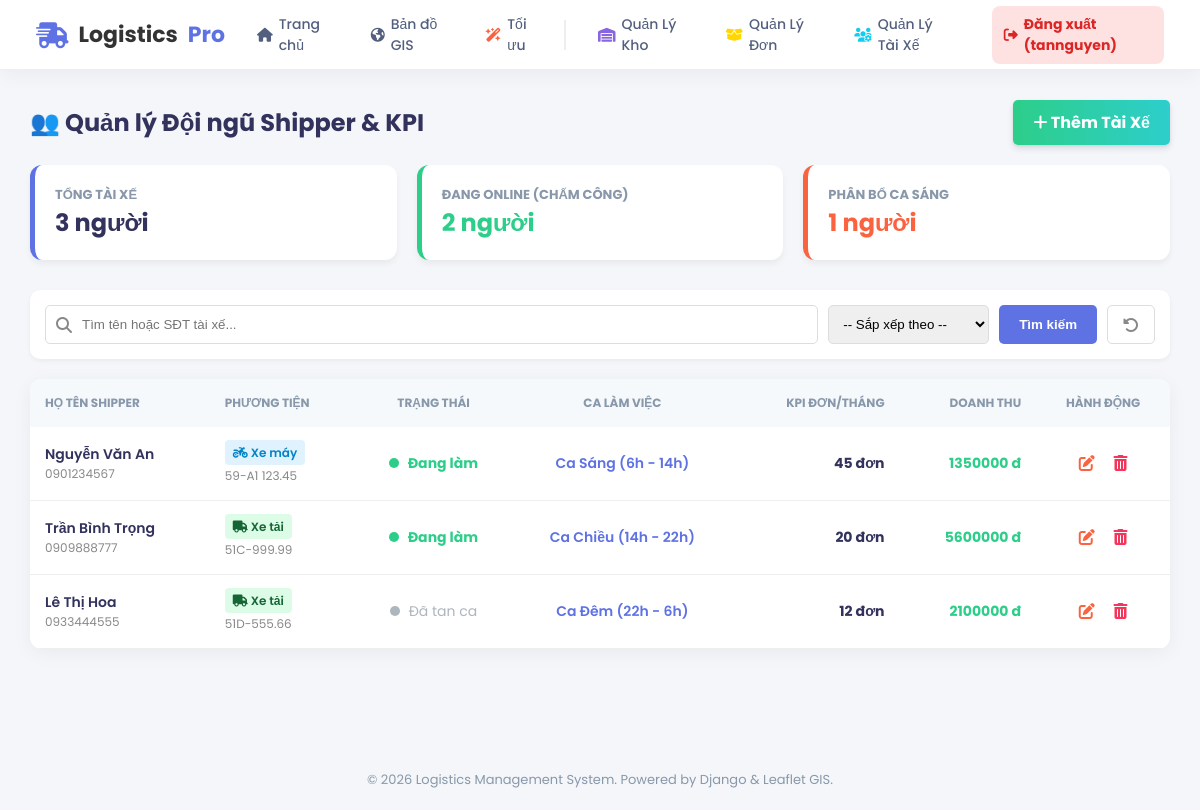
Page /quan-ly-tai-xe/ (signed in) on the committed database.
### core/models.py (models this page shows, shortened)
class TaiXe(models.Model):
    ten_tai_xe = models.CharField(max_length=100)
    sdt = models.CharField(max_length=15)
    bien_so = models.CharField(max_length=20)
    loai_xe = models.CharField(max_length=50, choices=[
        ('Xe máy', 'Xe máy'),
        ('Xe tải', 'Xe tải'),
        ('Xe bán tải', 'Xe bán tải')
    ])
    trang_thai = models.CharField(max_length=20, default='Sẵn sàng')
    CA_LAM_CHOICES = [
        ('SANG', 'Ca Sáng (6h - 14h)'),
        ('CHIEU', 'Ca Chiều (14h - 22h)'),
        ('DEM', 'Ca Đêm (22h - 6h)'),
    ]
    ca_lam_viec = models.CharField(max_length=10, choices=CA_LAM_CHOICES, default='SANG', verbose_name="Ca làm việc")
    dang_lam_viec = models.BooleanField(default=False, verbose_name="Đang Online (Chấm công)")
    tong_don_thang_nay = models.IntegerField(default=0, verbose_name="KPI Số đơn/Tháng")
    doanh_thu_tich_luy = models.DecimalField(max_digits=15, decimal_places=0, default=0, verbose_name="Doanh thu tích lũy")

### core/views.py (the view)
# urls.py: path('quan-ly-tai-xe/', views.quan_ly_tai_xe, name='quan_ly_tai_xe'),
@login_required(login_url='core:login')
def quan_ly_tai_xe(request):
    ds_tai_xe = TaiXe.objects.all()
    query = request.GET.get('q')
    if query:
        ds_tai_xe = ds_tai_xe.filter(
            Q(ten_tai_xe__icontains=query) |
            Q(sdt__icontains=query)
        )
    sort_by = request.GET.get('sort')
    if sort_by == 'ten_az':
        ds_tai_xe = ds_tai_xe.order_by('ten_tai_xe')
    elif sort_by == 'kpi_cao':
        ds_tai_xe = ds_tai_xe.order_by('-tong_don_thang_nay') # Cao xuống thấp
    elif sort_by == 'luong_cao':
        ds_tai_xe = ds_tai_xe.order_by('-doanh_thu_tich_luy')
    tong_so = ds_tai_xe.count()
    online = ds_tai_xe.filter(dang_lam_viec=True).count()
    ca_sang = ds_tai_xe.filter(ca_lam_viec='SANG').count()
    context = {
        'ds_tai_xe': ds_tai_xe,
        'tong_so_tx': tong_so,
        'dang_online': online,
        'ca_sang': ca_sang,
    }
    return render(request, 'driver_manager.html', context)

### templates/driver_manager.html (shortened to what this page needs)
{% extends "base.html" %}
{% load static %}
{% block content %}
<div style="padding: 30px; max-width: 1200px; margin: 0 auto;">
    <div style="display: flex; justify-content: space-between; align-items: center; margin-bottom: 20px;">
        <h2 style="color: #32325d; margin: 0;">👥 Quản lý Đội ngũ Shipper & KPI</h2>
        <a href="{% url 'core:them_tai_xe' %}" style="background: linear-gradient(87deg, #2dce89 0, #2dcecc 100%) !important; color: white; padding: 10px 20px; text-decoration: none; border-radius: 5px; font-weight: bold; box-shadow: 0 4px 6px rgba(50,50,93,.11), 0 1px 3px rgba(0,0,0,.08); transition: all .15s ease;">
            <i class="fa-solid fa-plus"></i> Thêm Tài Xế
        </a>
    </div>
    <div style="display: flex; gap: 20px; margin-bottom: 30px;">
        <div style="flex: 1; background: white; padding: 20px; border-radius: 12px; box-shadow: 0 4px 6px rgba(0,0,0,0.05); border-left: 5px solid #5e72e4;">
            <div style="color: #8898aa; font-size: 13px; font-weight: bold;">TỔNG TÀI XẾ</div>
            <div style="font-size: 24px; font-weight: bold; color: #32325d;">{{ tong_so_tx }} người</div>
        </div>
        <div style="flex: 1; background: white; padding: 20px; border-radius: 12px; box-shadow: 0 4px 6px rgba(0,0,0,0.05); border-left: 5px solid #2dce89;">
            <div style="color: #8898aa; font-size: 13px; font-weight: bold;">ĐANG ONLINE (CHẤM CÔNG)</div>
            <div style="font-size: 24px; font-weight: bold; color: #2dce89;">{{ dang_online }} người</div>
        </div>
        <div style="flex: 1; background: white; padding: 20px; border-radius: 12px; box-shadow: 0 4px 6px rgba(0,0,0,0.05); border-left: 5px solid #fb6340;">
            <div style="color: #8898aa; font-size: 13px; font-weight: bold;">PHÂN BỔ CA SÁNG</div>
            <div style="font-size: 24px; font-weight: bold; color: #fb6340;">{{ ca_sang }} người</div>
        </div>
    </div>
    <form method="GET" style="display: flex; gap: 10px; margin-bottom: 20px; background: white; padding: 15px; border-radius: 10px; box-shadow: 0 2px 5px rgba(0,0,0,0.05);">
        <div style="flex: 1; display: flex; align-items: center; border: 1px solid #ddd; border-radius: 5px; padding: 0 10px;">
            <i class="fa-solid fa-magnifying-glass" style="color: #888;"></i>
            <input type="text" name="q" placeholder="Tìm tên hoặc SĐT tài xế..." value="{{ request.GET.q|default:'' }}"
                   style="border: none; outline: none; padding: 10px; width: 100%;">
        </div>
        <select name="sort" onchange="this.form.submit()" style="padding: 10px; border: 1px solid #ddd; border-radius: 5px; cursor: pointer;">
            <option value="">-- Sắp xếp theo --</option>
        </select>
        <button type="submit" style="background: #5e72e4; color: white; border: none; padding: 10px 20px; border-radius: 5px; cursor: pointer; font-weight: bold;">
            Tìm kiếm
        </button>
        <a href="{% url 'core:quan_ly_tai_xe' %}" title="Xóa bộ lọc" style="display: flex; align-items: center; justify-content: center; text-decoration: none; color: #888; padding: 0 15px; border: 1px solid #ddd; border-radius: 5px;">
            <i class="fa-solid fa-rotate-left"></i>
        </a>
    </form>
    <div style="background: white; border-radius: 12px; box-shadow: 0 4px 20px rgba(0,0,0,0.05); overflow: hidden;">
        <table style="width: 100%; border-collapse: collapse;">
            <thead style="background: #f6f9fc; color: #8898aa; font-size: 12px; text-transform: uppercase;">
                <tr>
                    <th style="padding: 15px; text-align: left;">Họ tên Shipper</th>
                    <th style="padding: 15px; text-align: left;">Phương tiện</th>
                    <th style="padding: 15px; text-align: center;">Trạng thái</th>
                    <th style="padding: 15px; text-align: center;">Ca làm việc</th>
                    <th style="padding: 15px; text-align: right;">KPI Đơn/Tháng</th>
                    <th style="padding: 15px; text-align: right;">Doanh thu</th>
                    <th style="padding: 15px; text-align: center;">Hành động</th> </tr>
            </thead>
            <tbody style="font-size: 14px; color: #525f7f;">
                {% for tx in ds_tai_xe %}
                <tr style="border-bottom: 1px solid #eee; transition: background 0.2s;">
                    <td style="padding: 15px;">
                        <div style="font-weight: 600; color: #32325d;">{{ tx.ten_tai_xe }}</div>
                        <div style="font-size: 12px; color: #888;">{{ tx.sdt }}</div>
                    </td>
                    <td style="padding: 15px;">
                        {% if "Xe máy" in tx.loai_xe %}
                            <span style="background: #e0f2fe; color: #0284c7; padding: 4px 8px; border-radius: 4px; font-size: 12px; font-weight: 600;">
                                <i class="fa-solid fa-motorcycle"></i> Xe máy
                            </span>
                        {% else %}
                            <span style="background: #dcfce7; color: #166534; padding: 4px 8px; border-radius: 4px; font-size: 12px; font-weight: 600;">
                                <i class="fa-solid fa-truck"></i> Xe tải
                            </span>
                        {% endif %}
                        <div style="font-size: 12px; color: #888; margin-top: 4px;">{{ tx.bien_so }}</div>
                    </td>
                    <td style="padding: 15px; text-align: center;">
                        {% if tx.dang_lam_viec %}
                            <span style="display: inline-block; width: 10px; height: 10px; background: #2dce89; border-radius: 50%; margin-right: 5px;"></span>
                            <span style="color: #2dce89; font-weight: bold;">Đang làm</span>
                        {% else %}
                            <span style="display: inline-block; width: 10px; height: 10px; background: #adb5bd; border-radius: 50%; margin-right: 5px;"></span>
                            <span style="color: #adb5bd;">Đã tan ca</span>
                        {% endif %}
                    </td>
                    <td style="padding: 15px; text-align: center;">
                        <span style="font-weight: 600; color: #5e72e4;">{{ tx.get_ca_lam_viec_display }}</span>
                    </td>
                    <td style="padding: 15px; text-align: right; font-weight: bold; color: #32325d;">
                        {{ tx.tong_don_thang_nay }} đơn
                    </td>
                    <td style="padding: 15px; text-align: right; color: #2dce89; font-weight: bold;">
                        {{ tx.doanh_thu_tich_luy }} đ
                    </td>
                    <td style="padding: 15px; text-align: center;">
                        <a href="{% url 'core:sua_tai_xe' tx.id %}" title="Sửa thông tin"
                           style="color: #fb6340; margin-right: 15px; font-size: 16px; transition: transform 0.2s; display: inline-block;">
                            <i class="fa-solid fa-pen-to-square"></i>
                        </a>
                        <a href="{% url 'core:xoa_tai_xe' tx.id %}" title="Xóa tài xế"
                           onclick="return confirm('⚠️ CẢNH BÁO:\nBạn có chắc chắn muốn xóa tài xế {{ tx.ten_tai_xe }}?\nDữ liệu sẽ không thể khôi phục!')"
                           style="color: #f5365c; font-size: 16px; transition: transform 0.2s; display: inline-block;">
                            <i class="fa-solid fa-trash-can"></i>
                        </a>
                    </td>
                </tr>
                {% endfor %}
            </tbody>
        </table>
    </div>
</div>
{% endblock %}

### templates/base.html (shortened to what this page needs)
{% load static %}
<!DOCTYPE html>
<html lang="vi">
<head>
    <link rel="stylesheet" href="https://cdnjs.cloudflare.com/ajax/libs/font-awesome/6.4.0/css/all.min.css">
</head>
<body>
    <nav class="navbar">
        <a href="{% url 'core:home' %}" class="nav-brand">
            <i class="fa-solid fa-truck-fast"></i>
            Logistics<span style="color: #5e72e4;">Pro</span>
        </a>
        <ul class="nav-links">
            <li class="nav-item">
                <a href="{% url 'core:home' %}">
                    <i class="fa-solid fa-house"></i> Trang chủ
                </a>
            </li>
            <li class="nav-item">
                <a href="{% url 'core:ban_do_chung' %}">
                    <i class="fa-solid fa-earth-americas"></i> Bản đồ GIS
                </a>
            </li>
            <li class="nav-item">
                <a href="{% url 'core:toi_uu' %}">
                    <i class="fa-solid fa-wand-magic-sparkles" style="color: #fb6340;"></i> Tối ưu
                </a>
            </li>
            <li style="border-left: 2px solid #eee; height: 30px;"></li>
            {% if user.is_authenticated %}
                <li class="nav-item">
                    <a href="{% url 'core:quan_ly_kho' %}">
                        <i class="fa-solid fa-warehouse" style="color: #8965e0;"></i> Quản Lý Kho
                    </a>
                </li>
                <li class="nav-item">
                    <a href="{% url 'core:quan_ly_don_hang' %}">
                        <i class="fa-solid fa-box-open" style="color: #ffd600;"></i> Quản Lý Đơn
                    </a>
                </li>
                <li class="nav-item">
                    <a href="{% url 'core:quan_ly_tai_xe' %}">
                        <i class="fa-solid fa-users-gear" style="color: #11cdef;"></i> Quản Lý Tài Xế
                    </a>
                </li>
                <li class="nav-item" style="margin-left: 10px;">
                    <a href="{% url 'core:logout' %}" style="background: #fee2e2; color: #dc2626; font-weight: bold;">
                        <i class="fa-solid fa-right-from-bracket"></i> Đăng xuất ({{ user.username }})
                    </a>
                </li>
            {% else %}
                <li class="nav-item">
                    <a href="{% url 'core:login' %}" style="background: #e0f2fe; color: #0284c7; font-weight: bold;">
                        <i class="fa-solid fa-user-lock"></i> Đăng nhập Admin
                    </a>
                </li>
            {% endif %}
        </ul>
    </nav>
    <main style="min-height: 80vh;">
        {% block content %}
        {% endblock %}
    </main>
    <footer class="footer">
        &copy; 2026 Logistics Management System. Powered by Django & Leaflet GIS.
    </footer>
</body>
</html>

### templates/base.html (style rules this page uses)
* { margin: 0; padding: 0; box-sizing: border-box; }
body { font-family: 'Poppins', sans-serif; background-color: #f4f6f9; color: #333; }
.navbar { background: rgba(255, 255, 255, 0.95); backdrop-filter: blur(10px); height: 70px; display: flex; justify-content: space-between; align-items: center; padding: 0 3%; position: sticky; top: 0; z-index: 1000; box-shadow: 0 4px 20px rgba(0,0,0,0.05); border-bottom: 1px solid #eee; }
.nav-brand { font-size: 22px; font-weight: 700; color: #333; text-decoration: none; display: flex; align-items: center; gap: 10px; margin-right: 20px; }
.nav-brand i { color: #5e72e4; font-size: 26px; }
.nav-links { display: flex; gap: 20px; list-style: none; align-items: center; }
.nav-item a { text-decoration: none; color: #525f7f; font-weight: 500; font-size: 14px; transition: all 0.3s ease; display: flex; align-items: center; gap: 6px; padding: 8px 12px; border-radius: 8px; }
.footer { text-align: center; padding: 20px; color: #8898aa; font-size: 13px; margin-top: 40px; }

### rows in the picture
TaiXe: ten_tai_xe "Nguyễn Văn An", sdt "0901234567", loai_xe "Xe máy" (drawn), bien_so "59-A1 123.45", dang_lam_viec True (drawn), ca_lam_viec "Ca Sáng (6h - 14h)", tong_don_thang_nay "45", doanh_thu_tich_luy "1350000"
TaiXe: ten_tai_xe "Trần Bình Trọng", sdt "0909888777", loai_xe "Xe tải", bien_so "51C-999.99", dang_lam_viec True (drawn), ca_lam_viec "Ca Chiều (14h - 22h)", tong_don_thang_nay "20", doanh_thu_tich_luy "5600000"
TaiXe: ten_tai_xe "Lê Thị Hoa", sdt "0933444555", loai_xe "Xe tải", bien_so "51D-555.66", dang_lam_viec False (drawn), ca_lam_viec "Ca Đêm (22h - 6h)", tong_don_thang_nay "12", doanh_thu_tich_luy "2100000"

### other values in the picture
{{ user.username }} "tannguyen"
{{ tong_so_tx }} "3"
{{ dang_online }} "2"
{{ ca_sang }} "1"
